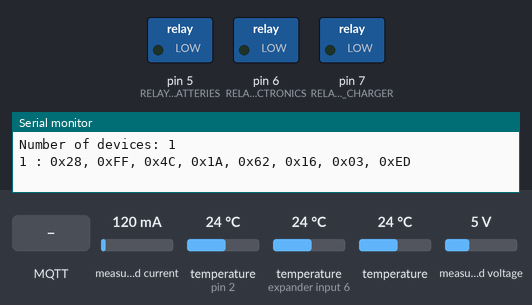
A sketch run on a simulated Arduino Uno, built for the host (arithmetic inside an expression is 32-bit, double 64-bit). Shown: switched loads named in the sketch (green lamp = pin HIGH), the last lines printed to the serial monitor. The test bench sets the inputs (shaded band); at power-on: measured current 120 mA, temperature (sensors on pin 2, expander input 6) 24 °C, temperature 24 °C, measured voltage 5 V. WiFi joins after 1.5 s; servers stay silent unless stated; no MQTT or app messages arrive unless stated.

Above: at 0.1 s.
At 3.0 s:
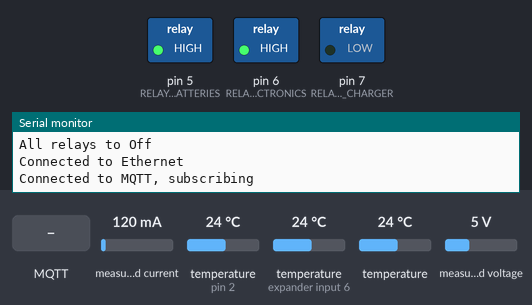
3.1 s: MQTT message "on" arrives on the third subscribed topic
At 3.9 s:
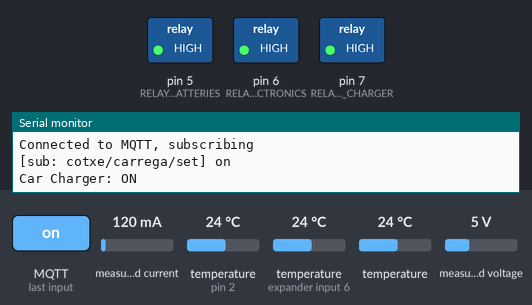
4.6 s: MQTT message "1" arrives on the first subscribed topic
6.2 s: MQTT message "on" arrives on the first subscribed topic
Timing chart, 0 to 9.2 s (numbered marks = the images above; inputs shaded):
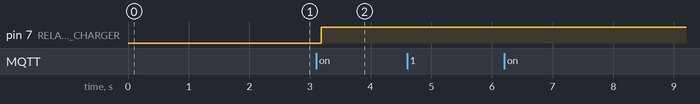

Measured:
- after the input at 3.1 s, pin 7 (RELAY_CAR_CHARGER): LOW → HIGH after 0.08 s

The sketch:

electronica.ino
```cpp
#include <DallasTemperature.h>
#include <Ethernet.h>
#include <OneWire.h>
#include <PZEM004Tv30.h>
#include <PubSubClient.h>
#include <SoftwareSerial.h>
#include <math.h>

#define ARDUINO_CLIENT_ID "arduino_electronica"

// PZEM-004T v3.0 connection and reporting settings
#define CAR_CHARGER_PZEM_RX_PIN A1
#define CAR_CHARGER_PZEM_TX_PIN A2
#define CAR_CHARGER_PZEM_SERIAL_BAUD 9600
#define CAR_CHARGER_PZEM_ADDRESS 0xF8
#define CAR_CHARGER_PZEM_POWER_MQTT_TOPIC "cotxe/carrega/power"
#define CAR_CHARGER_PZEM_ENERGY_MQTT_TOPIC "cotxe/carrega/energy"
#define CAR_CHARGER_PZEM_POWER_CHANGE_THRESHOLD_W 250.0
#define MAX_PZEM_POWER_W 8000.0

#define HOME_CONSUMPTION_PZEM_RX_PIN A3
#define HOME_CONSUMPTION_PZEM_TX_PIN A4
#define HOME_CONSUMPTION_PZEM_SERIAL_BAUD 9600
#define HOME_CONSUMPTION_PZEM_ADDRESS 0xF8
#define HOME_CONSUMPTION_PZEM_ENERGY_MQTT_TOPIC "casa/consum/energy"
#define HOME_CONSUMPTION_PZEM_POWER_MQTT_TOPIC "casa/consum/power"
#define HOME_CONSUMPTION_PZEM_POWER_CHANGE_THRESHOLD_W 250.0

// temp sensors
#define TOPIC_TEMPERATURE_ELECTRONICS "diposit1/temperature/electronics"
#define TOPIC_TEMPERATURE_BATTERIES_CLOSET "diposit1/temperature/batteriescloset"
#define TOPIC_TEMPERATURE_OUTDOOR "diposit1/temperature/outdoor"

// relays
#define TOPIC_FAN_BATTERIES_SET "fan/batteries/set"
#define TOPIC_FAN_BATTERIES_STATUS "fan/batteries/status"
#define TOPIC_FAN_ELECTRONICS_SET "fan/electronics/set"
#define TOPIC_FAN_ELECTRONICS_STATUS "fan/electronics/status"
#define TOPIC_CAR_CHARGER_SET "cotxe/carrega/set"
#define TOPIC_CAR_CHARGER_STATUS "cotxe/carrega/status"

// MQTT messages received
#define COMMAND_START "start"
#define COMMAND_STOP "stop"
#define COMMAND_CAR_CHARGER_START "on"
#define COMMAND_CAR_CHARGER_STOP "off"
// MQTT messages sent
#define STATUS_ON "on"
#define STATUS_OFF "off"

// Relay levels
#define RELAY_CAR_CHARGER_ON HIGH
#define RELAY_CAR_CHARGER_OFF LOW
#define RELAY_FAN_ON LOW
#define RELAY_FAN_OFF HIGH

// Used relays
#define RELAY_CAR_CHARGER 7
#define RELAY_FAN_BATTERIES 5
#define RELAY_FAN_ELECTRONICS 6

// Data wire is conntected to the Arduino digital pin 4
#define ONE_WIRE_BUS 2

#define MAX_TIME_BETWEEN_ORDERS 3 * 60 * 1000 // 3 minutes

#define TIME_BETWEEN_DATA_PUBLISHED 5 * 1000 // 5 seconds

#define ETHERNET_MAC {0xDE, 0xED, 0xBA, 0xFE, 0xFE, 0xEF}
#define ETHERNET_LOCAL_IP IPAddress(192, 168, 2, 75)
#define MQTT_BROKER_IP IPAddress(192, 168, 2, 113)
#define MQTT_BROKER_PORT 1883

byte mac[] = ETHERNET_MAC;
IPAddress ip = ETHERNET_LOCAL_IP;
IPAddress server = MQTT_BROKER_IP;

OneWire oneWire(ONE_WIRE_BUS);

// Pass our oneWire reference to Dallas Temperature.
DallasTemperature sensors(&oneWire);

SoftwareSerial carChargerPzemSerial(CAR_CHARGER_PZEM_RX_PIN, CAR_CHARGER_PZEM_TX_PIN);
PZEM004Tv30 carChargerPzem(static_cast<Stream &>(carChargerPzemSerial), CAR_CHARGER_PZEM_ADDRESS);
SoftwareSerial homeConsumptionPzemSerial(HOME_CONSUMPTION_PZEM_RX_PIN,
                                         HOME_CONSUMPTION_PZEM_TX_PIN);
PZEM004Tv30 homeConsumptionPzem(static_cast<Stream &>(homeConsumptionPzemSerial),
                                HOME_CONSUMPTION_PZEM_ADDRESS);

EthernetClient ethClient;
PubSubClient client(ethClient);

// last sensor data published
long lastPublished = 0;
unsigned long lastCarChargerPzemPublished = 0;
float previousCarChargerPzemPower = 0.0;
bool hasPreviousCarChargerPzemPower = false;
unsigned long lastHomeConsumptionPzemPublished = 0;
float previousHomeConsumptionPzemPower = 0.0;
bool hasPreviousHomeConsumptionPzemPower = false;
bool mqttEnabled = true;

long lastOrder = 0; // to store the last time when an order was received

void reconnect() {
  while (!client.connected()) {
    if (client.connect(ARDUINO_CLIENT_ID)) {
      Serial.println(F("Connected to MQTT, subscribing"));
      client.subscribe(TOPIC_FAN_BATTERIES_SET);
      client.subscribe(TOPIC_FAN_ELECTRONICS_SET);
      client.subscribe(TOPIC_CAR_CHARGER_SET);
    } else {
      Serial.print(F("failed, rc="));
      Serial.print(client.state());
      Serial.println(F(" try in 5s"));
      // Wait 5 seconds before retrying
      delay(5000);
    }
  }
}

// this is not totally required, can be removed if more memory is needed.
// but is useful to identify the 1-wire devices connected.
void printAddress(DeviceAddress deviceAddress) {
  for (uint8_t i = 0; i < 8; i++) {
    Serial.print("0x");
    if (deviceAddress[i] < 0x10)
      Serial.print("0");
    Serial.print(deviceAddress[i], HEX);
    if (i < 7)
      Serial.print(", ");
  }
  Serial.println("");
}

void setup() {

  // Setup default pins to off
  pinMode(RELAY_FAN_BATTERIES, OUTPUT);
  pinMode(RELAY_FAN_ELECTRONICS, OUTPUT);
  pinMode(RELAY_CAR_CHARGER, OUTPUT);

  Serial.begin(9600);
  sensors.begin();
  carChargerPzemSerial.begin(CAR_CHARGER_PZEM_SERIAL_BAUD);
  homeConsumptionPzemSerial.begin(HOME_CONSUMPTION_PZEM_SERIAL_BAUD);

  // WARNING:  this can be removed if memory is needed, it is useful only when the addresses are
  // identified
  DeviceAddress tempDeviceAddress;
  int numberOfDevices = sensors.getDeviceCount();
  Serial.print(F("Number of devices: "));
  Serial.println(numberOfDevices, DEC);

  for (int i = 0; i < numberOfDevices; i++) {
    Serial.print(i + 1);
    Serial.print(F(" : "));
    sensors.getAddress(tempDeviceAddress, i);
    printAddress(tempDeviceAddress);
  }
  // WARNING remove until here

  turnAllOff();

  if (mqttEnabled) {

    client.setServer(server, MQTT_BROKER_PORT);
    client.setCallback(callback);

    Ethernet.begin(mac, ip);
    // Check for Ethernet hardware present
    if (Ethernet.hardwareStatus() == EthernetNoHardware) {
      Serial.println(F("Ethernet shield not found"));
      while (true) {
        delay(1); // do nothing, no point running without Ethernet hardware
      }
    }
    while (Ethernet.linkStatus() == LinkOFF) {
      Serial.println(F("Eth error. 5s retry"));
      delay(5000);
    }
    Serial.println(F("Connected to Ethernet"));
    delay(1500); // Allow hardware to stabilize 1.5 sec
  }
}

void readTempSensors() {

  byte sensorExterior[8] = {0x28, 0x07, 0x49, 0x79, 0x97, 0x10, 0x03, 0xE6};    // 2nd on o¡index
  byte sensorElectronica[8] = {0x28, 0xCF, 0x72, 0x79, 0x97, 0x11, 0x03, 0xE8}; // 3rd on index
  byte sensorArmariBat[8] = {0x28, 0xEF, 0x6F, 0x79, 0x97, 0x10, 0x03, 0x0A};   // 4th on index

  sensors.requestTemperatures();

  char cstr[16];
  float tempC;

  tempC = sensors.getTempC(sensorElectronica);
  dtostrf(tempC, 4, 2, cstr);
  client.publish(TOPIC_TEMPERATURE_ELECTRONICS, cstr);
  Serial.print(F("T electronics: "));
  Serial.println(cstr);

  tempC = sensors.getTempC(sensorArmariBat);
  dtostrf(tempC, 4, 2, cstr);
  client.publish(TOPIC_TEMPERATURE_BATTERIES_CLOSET, cstr);
  Serial.print(F("T armari bat: "));
  Serial.println(cstr);

  tempC = sensors.getTempC(sensorExterior);
  dtostrf(tempC, 4, 2, cstr);
  client.publish(TOPIC_TEMPERATURE_OUTDOOR, cstr);
  Serial.print(F("T outdoor: "));
  Serial.println(cstr);
}

void readAndPublishPzem(PZEM004Tv30 &pzem, SoftwareSerial &pzemSerial, const char *powerTopic,
                        const char *energyTopic, float powerChangeThreshold,
                        unsigned long &lastPublishedAt, float &previousPower,
                        bool &hasPreviousPower, const __FlashStringHelper *meterName) {
  pzemSerial.listen();
  float power = pzem.power();
  float energyKWh = pzem.energy();

  if (power > MAX_PZEM_POWER_W) {
    Serial.print(meterName);
    Serial.println(F(" PZEM measurement discarded: power exceeds maximum"));
    return;
  }

  if (isnan(power))
    power = 0.0;

  if (isnan(energyKWh)) {
    Serial.print(meterName);
    Serial.println(F(" PZEM read failed"));
    return;
  }

  float energy = energyKWh * 1000.0;
  bool powerChanged = hasPreviousPower && fabs(power - previousPower) >= powerChangeThreshold;
  previousPower = power;
  hasPreviousPower = true;

  if (millis() - lastPublishedAt >= TIME_BETWEEN_DATA_PUBLISHED || powerChanged) {
    char powerText[16];
    char energyText[16];

    dtostrf(power, 1, 1, powerText);
    dtostrf(energy, 1, 0, energyText);
    client.publish(powerTopic, powerText);
    client.publish(energyTopic, energyText);
    Serial.print(meterName);
    Serial.print(F(" PZEM power: "));
    Serial.println(powerText);
    Serial.print(meterName);
    Serial.print(F(" PZEM energy: "));
    Serial.println(energyText);
    lastPublishedAt = millis();
  }
}

void readAndPublishCarChargerPzem() {
  readAndPublishPzem(carChargerPzem, carChargerPzemSerial, CAR_CHARGER_PZEM_POWER_MQTT_TOPIC,
                     CAR_CHARGER_PZEM_ENERGY_MQTT_TOPIC, CAR_CHARGER_PZEM_POWER_CHANGE_THRESHOLD_W,
                     lastCarChargerPzemPublished, previousCarChargerPzemPower,
                     hasPreviousCarChargerPzemPower, F("Car charger"));
}

void readAndPublishHomeConsumptionPzem() {
  readAndPublishPzem(
      homeConsumptionPzem, homeConsumptionPzemSerial, HOME_CONSUMPTION_PZEM_POWER_MQTT_TOPIC,
      HOME_CONSUMPTION_PZEM_ENERGY_MQTT_TOPIC, HOME_CONSUMPTION_PZEM_POWER_CHANGE_THRESHOLD_W,
      lastHomeConsumptionPzemPublished, previousHomeConsumptionPzemPower,
      hasPreviousHomeConsumptionPzemPower, F("Home consumption"));
}

void checkMaxTime() {
  /*Serial.print(F("ms since last order: "));
  Serial.println(millis()-lastOrder);*/
  if (millis() - lastOrder > MAX_TIME_BETWEEN_ORDERS) {
    Serial.println(F("Too much time between orders, turning off all relays"));
    turnAllOff();
    lastOrder = millis();
  }
}

// sub callback function
void callback(char *topic, byte *payload, unsigned int length) {

  lastOrder = millis();
  Serial.print(F("[sub: "));
  Serial.print(topic);
  Serial.print(F("] "));
  char message[length + 1] = "";
  for (int i = 0; i < length; i++)
    message[i] = (char)payload[i];
  message[length] = '\0';
  Serial.println(message);
  if (strcmp(topic, TOPIC_FAN_BATTERIES_SET) == 0) {
    if (strcmp(message, COMMAND_START) == 0) {
      turnFanBatteries(true);
    } else if (strcmp(message, COMMAND_STOP) == 0) {
      turnFanBatteries(false);
    } else {
      Serial.print(F("-> Error, message not valid. Setting fan batt. off: "));
      Serial.println(message);
      turnFanBatteries(false);
    }
  } else if (strcmp(topic, TOPIC_FAN_ELECTRONICS_SET) == 0) {
    if (strcmp(message, COMMAND_START) == 0) {
      turnFanElectronics(true);
    } else if (strcmp(message, COMMAND_STOP) == 0) {
      turnFanElectronics(false);
    } else {
      Serial.print(F("-> Error, message not valid. Setting fan electr. off: "));
      Serial.println(message);
      turnFanElectronics(false);
    }
  } else if (strcmp(topic, TOPIC_CAR_CHARGER_SET) == 0) {
    if (strcmp(message, COMMAND_CAR_CHARGER_START) == 0) {
      turnCarCharger(true);
    } else if (strcmp(message, COMMAND_CAR_CHARGER_STOP) == 0) {
      turnCarCharger(false);
    } else {
      Serial.print(F("-> Error, message not valid. Setting Car Charger off: "));
      Serial.println(message);
      turnCarCharger(false);
    }
  } else {
    Serial.println(F("-> Error, topic not valid"));
    turnAllOff();
  }
}

void turnFanElectronics(bool on) {
  if (on) {
    turnRelay(RELAY_FAN_ELECTRONICS, RELAY_FAN_ON);
    client.publish(TOPIC_FAN_ELECTRONICS_STATUS, STATUS_ON);
    Serial.println(F("FAN electronics: ON"));
  } else {
    turnRelay(RELAY_FAN_ELECTRONICS, RELAY_FAN_OFF);
    client.publish(TOPIC_FAN_ELECTRONICS_STATUS, STATUS_OFF);
    Serial.println(F("FAN electronics: OFF"));
  }
}

void turnFanBatteries(bool on) {
  if (on) {
    turnRelay(RELAY_FAN_BATTERIES, RELAY_FAN_ON);
    client.publish(TOPIC_FAN_BATTERIES_STATUS, STATUS_ON);
    Serial.println(F("FAN batteries: ON"));
  } else {
    turnRelay(RELAY_FAN_BATTERIES, RELAY_FAN_OFF);
    client.publish(TOPIC_FAN_BATTERIES_STATUS, STATUS_OFF);
    Serial.println(F("FAN batteries: OFF"));
  }
}

void turnCarCharger(bool on) {
  if (on) {
    turnRelay(RELAY_CAR_CHARGER, RELAY_CAR_CHARGER_ON);
    client.publish(TOPIC_CAR_CHARGER_STATUS, STATUS_ON);
    Serial.println(F("Car Charger: ON"));
  } else {
    turnRelay(RELAY_CAR_CHARGER, RELAY_CAR_CHARGER_OFF);
    client.publish(TOPIC_CAR_CHARGER_STATUS, STATUS_OFF);
    Serial.println(F("Car Charger: OFF"));
  }
}

void turnAllOff() {
  turnCarCharger(false);
  turnFanElectronics(false);
  turnFanBatteries(false);
  Serial.println(F("All relays to Off"));
}

void turnRelay(int relay, int status) {
  digitalWrite(relay, status);
  delay(100);
}

void loop() {
  if (mqttEnabled) {
    if (!client.connected()) {
      reconnect();
    }
    client.loop();
  }
  readAndPublishCarChargerPzem();
  readAndPublishHomeConsumptionPzem();
  if (millis() - lastPublished > TIME_BETWEEN_DATA_PUBLISHED) {
    readTempSensors();
    lastPublished = millis();
  }
  checkMaxTime();
  delay(100);
}
```
